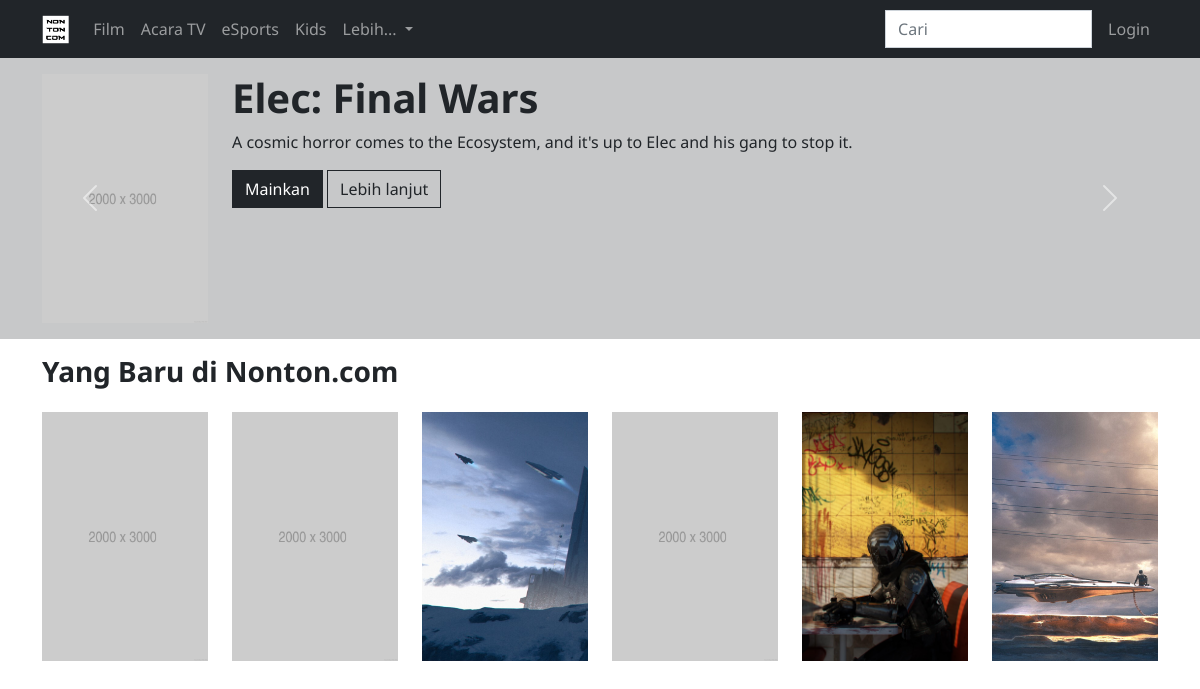
The page / on the database its author committed.
### tables this page shows
create table videos
(
    id       int auto_increment
        primary key,
    title    varchar(100)  not null,
    poster   varchar(200)  not null,
    teaser   varchar(1000) not null,
    type     varchar(10)   not null,
    genre    varchar(100)  not null,
    rating   varchar(10)   not null,
    director varchar(100)  not null,
    actor    varchar(200)  not null,
    video    varchar(1000) not null
);

### index.php (the view, shortened to what this page needs)
<?php
    require_once "includes/connect.php";
    $stmt1 = $connect->query("SELECT id, title, poster, teaser FROM videos ORDER BY RAND(id) LIMIT 10");
    $rows1 = $stmt1->fetchAll(PDO::FETCH_ASSOC);
    $stmt2 = $connect->query("SELECT id, title, poster, teaser FROM videos ORDER BY id DESC LIMIT 10");
    $rows2 = $stmt2->fetchAll(PDO::FETCH_ASSOC);
?>
<!DOCTYPE html>
<html lang="en">
<head>
    <link rel="stylesheet" href="/assets/css/style.css">
<body>
    <?php include "includes/header.php"; ?>
    <div id="featuredcarousel" class="carousel slide py-3 mb-3 bg-dark bg-opacity-25" data-bs-ride="carousel">
        <div class="carousel-inner">
            <?php
            foreach ($rows1 as $row1) {
                if ($row1["id"] == 4) {
                    $active = "active";
                } else {
                    $active = "";
                }
                    echo '<div class="carousel-item '.$active.'">';
                        echo '<div class="container">';
                            echo '<div class="row">';
                                echo '<div class="col-sm-2">';
                                    echo '<img src="/assets/images/posters/'.$row1["poster"].'" class="img-fluid">';
                                echo '</div>';
                                echo '<div class="col-sm-7">';
                                    echo '<h1>'.$row1["title"].'</h1>';
                                    echo '<p>'.$row1["teaser"].'</p>';
                                    echo '<p>';
                                        echo '<a href="watch.php?id='.$row1["id"].'" class="btn btn-dark">Mainkan</a> ';
                                        echo '<a href="info.php?id='.$row1["id"].'" class="btn btn-outline-dark">Lebih lanjut</a>';
                                    echo '</p>';
                                echo '</div>';
                            echo '</div>';
                        echo '</div>';
                    echo '</div>';
            }
            ?>
        </div>
        <button class="carousel-control-prev" type="button" data-bs-target="#featuredcarousel" data-bs-slide="prev">
            <span class="carousel-control-prev-icon" aria-hidden="true"></span>
        </button>
        <button class="carousel-control-next" type="button" data-bs-target="#featuredcarousel" data-bs-slide="next">
            <span class="carousel-control-next-icon" aria-hidden="true"></span>
        </button>
    </div>
    <section class="container">
        <h3>Yang Baru di Nonton.com</h3>
        <div class="movie-list py-3">
            <div class="row">
                <?php
                foreach ($rows2 as $row2) {
                    echo '<div class="col-2">';
                        echo '<a href="info.php?id='.$row2["id"].'">';
                            echo '<img src="/assets/images/posters/'.$row2["poster"].'" class="img-fluid">';
                        echo '</a>';
                    echo '</div>';
                }
                ?>
            </div>
        </div>
    </section>
</body>
</html>

### includes/header.php (shortened to what this page needs)
<nav class="navbar navbar-expand-lg navbar-dark bg-dark">
        <div class="container">
            <a class="navbar-brand" href="/">
                <img src="/assets/images/brand.png" alt="" height="30">
            </a>
            <div class="collapse navbar-collapse" id="navbarSupportedContent">
                <ul class="navbar-nav me-auto mb-2 mb-lg-0">
                    <li class="nav-item">
                        <a class="nav-link" aria-current="page" href="/">Film</a>
                    </li>
                    <li class="nav-item">
                        <a class="nav-link" href="#">Acara TV</a>
                    </li>
                    <li class="nav-item">
                        <a class="nav-link" href="#">eSports</a>
                    </li>
                    <li class="nav-item">
                        <a class="nav-link" href="#">Kids</a>
                    </li>
                    <li class="nav-item dropdown">
                        <a class="nav-link dropdown-toggle" href="#" id="navbarDropdown" role="button" data-bs-toggle="dropdown" aria-expanded="false">
                            Lebih...
                        </a>
                    </li>
                </ul>
                <form class="d-flex" role="search" action="search.php" method="get">
                    <input class="form-control me-2" type="search" placeholder="Cari" aria-label="Search" name="q" id="q">
                </form>
                <ul class="navbar-nav ms-2 ms-md-0">
                    <li class="nav-item">
                        <a class="nav-link" aria-current="page" href="/">Login</a>
                    </li>
                </ul>
            </div>
        </div>
    </nav>

### rows shown on the page
videos: poster (placeholder picture), title "Elec: Final Wars", teaser "A cosmic horror comes to the Ecosystem, and it's up to Elec and his gang to stop it."
videos: poster (placeholder picture)
videos: poster (placeholder picture)
videos: poster (picture)
videos: poster (placeholder picture)
videos: poster (picture)
videos: poster (picture)
